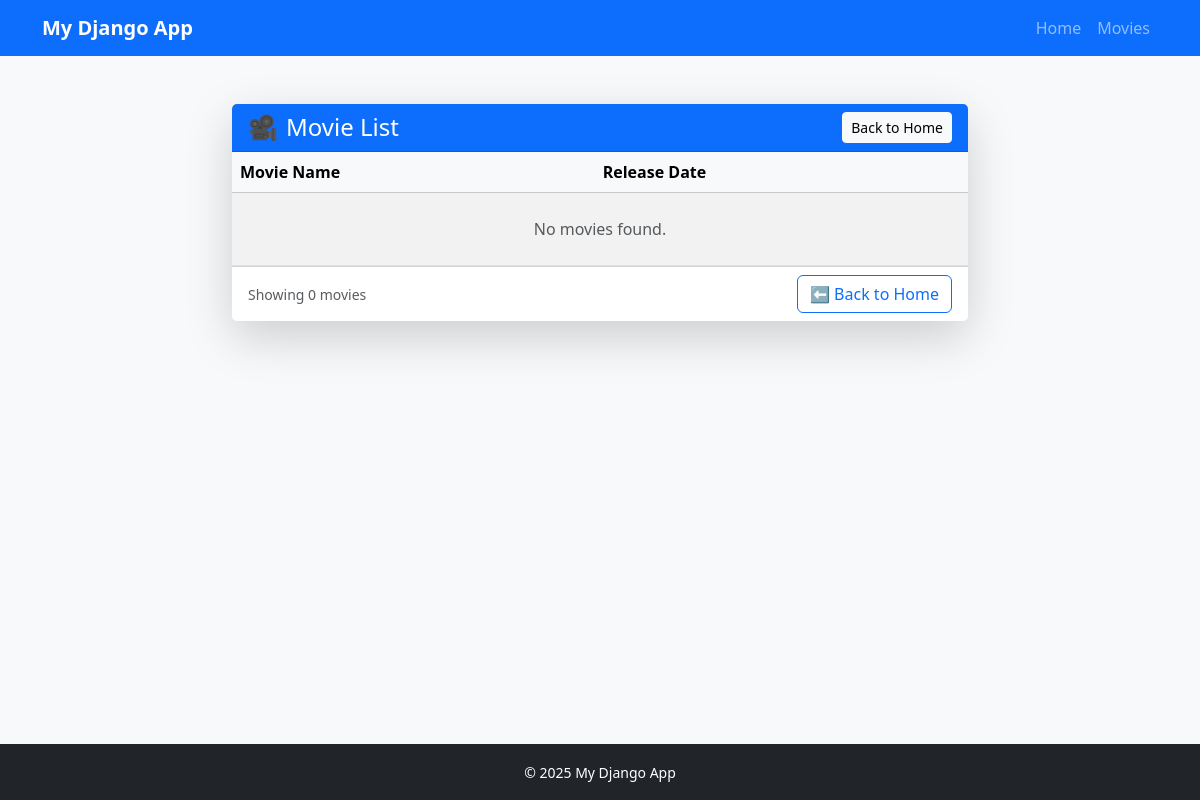
The page /movies/ on the database as committed earlier.
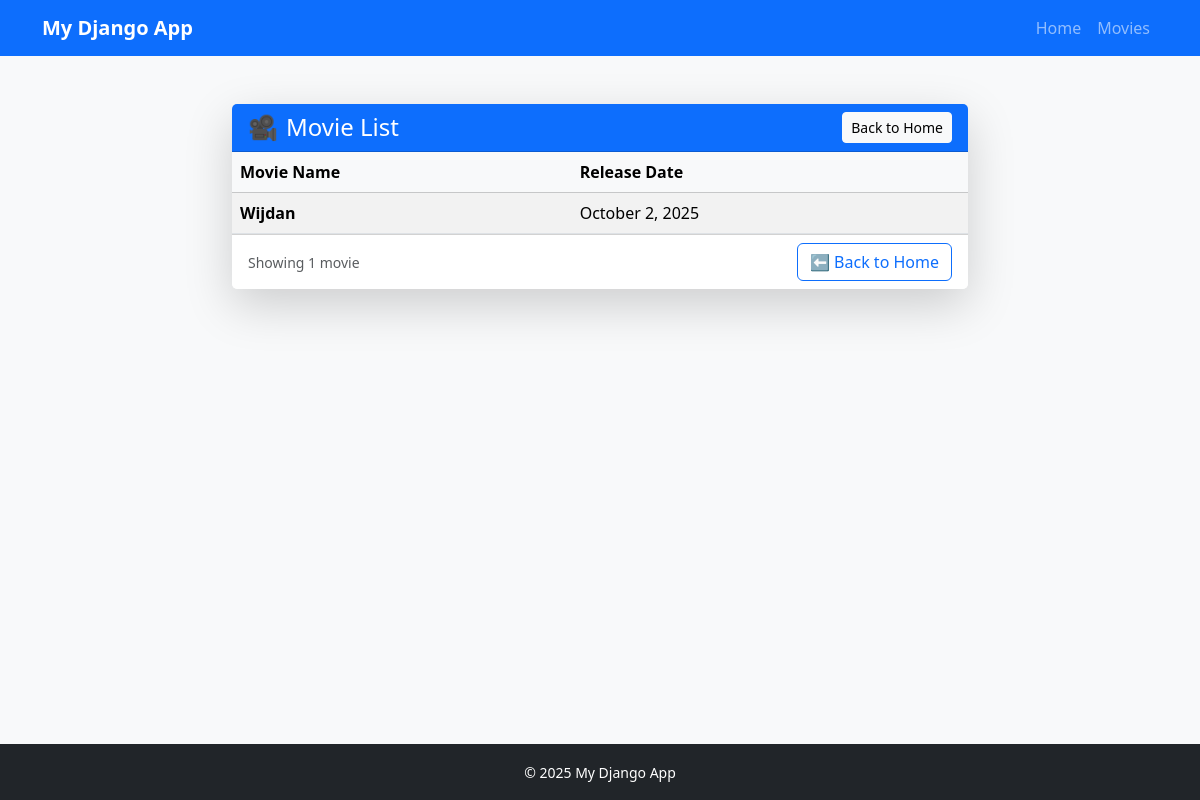
The same page on the database as committed later.
### MoviesList/models.py (models this page shows)
class Movie(models.Model):
    name = models.CharField(max_length=100, help_text="Enter a Movie name")
    date = models.DateField(help_text="Enter a Movie date")

### MoviesList/views.py (the view)
# urls.py: path('movies/', views.movies_list, name='movies_list'),
def movies_list(request):
    movies = Movie.objects.all()
    context = {
        'movies_list': movies,
    }
    return render(request, 'MoviesList/movies_list.html', context)

### MoviesList/templates/MoviesList/movies_list.html (shortened to what this page needs)
{% extends 'base.html' %}
{% block content %}
<div class="row justify-content-center">
    <div class="col-xl-8">
        <div class="card shadow-lg border-0">
            <div class="card-header bg-primary text-white d-flex align-items-center">
                <h1 class="h4 mb-0"><span class="me-2">🎥</span>Movie List</h1>
                <a class="btn btn-light btn-sm ms-auto" href="{% url 'welcome_page' %}">Back to Home</a>
            </div>
            <div class="card-body p-0">
                <div class="table-responsive">
                    <table class="table table-striped table-hover mb-0">
                        <thead class="table-light">
                        <tr>
                            <th scope="col">Movie Name</th>
                            <th scope="col">Release Date</th>
                        </tr>
                        </thead>
                        <tbody>
                        {% for movie in movies_list %}
                            <tr>
                                <td class="fw-semibold">{{ movie.name }}</td>
                                <td>{{ movie.date|date:"F j, Y" }}</td>
                            </tr>
                        {% empty %}
                            <tr>
                                <td colspan="2" class="text-center text-muted py-4">No movies found.</td>
                            </tr>
                        {% endfor %}
                        </tbody>
                    </table>
                </div>
            </div>
            <div class="card-footer bg-white d-flex justify-content-between align-items-center">
                <span class="text-muted small">Showing {{ movies_list|length }} movie{{ movies_list|length|pluralize }}</span>
                <a class="btn btn-outline-primary" href="{% url 'welcome_page' %}">⬅ Back to Home</a>
            </div>
        </div>
    </div>
</div>
{% endblock %}

### MoviesList/templates/base.html (shortened to what this page needs)
<!DOCTYPE html>
<html lang="en">
<head>
    <link href="https://cdn.jsdelivr.net/npm/bootstrap@5.3.3/dist/css/bootstrap.min.css" rel="stylesheet"
>
</head>
<body class="bg-light min-vh-100 d-flex flex-column">
<header>
    <nav class="navbar navbar-expand-lg navbar-dark bg-primary">
        <div class="container">
            <a class="navbar-brand fw-semibold" href="{% url 'welcome_page' %}">My Django App</a>
            <div class="collapse navbar-collapse" id="mainNavbar">
                <ul class="navbar-nav ms-auto">
                    <li class="nav-item">
                        <a class="nav-link" href="{% url 'welcome_page' %}">Home</a>
                    </li>
                    <li class="nav-item">
                        <a class="nav-link" href="{% url 'movies_list' %}">Movies</a>
                    </li>
                </ul>
            </div>
        </div>
    </nav>
</header>
<main class="flex-grow-1">
    <div class="container py-5">
        {% block content %}{% endblock %}
    </div>
</main>
<footer class="bg-dark text-white text-center py-3 mt-auto">
    <div class="container">
        <small>&copy; {% now "Y" %} My Django App</small>
    </div>
</footer>
</body>
</html>

Rows that differ between the two databases and show on the page:
added Movie: name "Wijdan", date "October 2, 2025"
Other text that changed with them:
{{ movies_list|length }}: "0" → "1"
text no longer shown: "No movies found."
